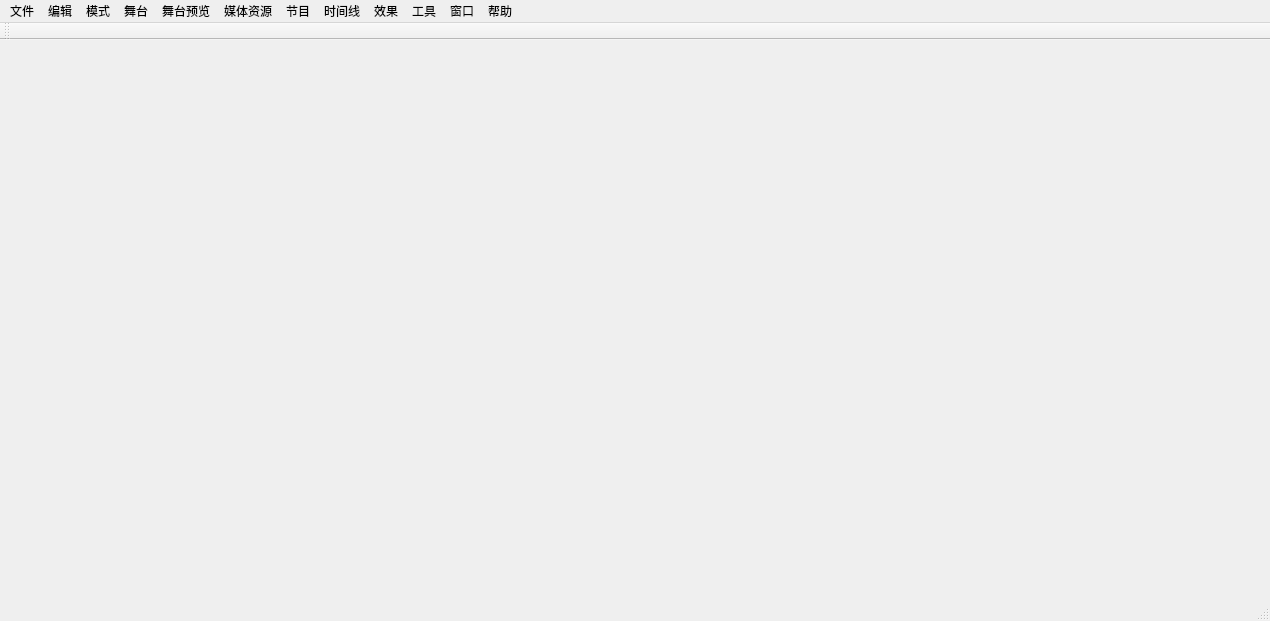
<?xml version="1.0" encoding="UTF-8"?>
<ui version="4.0">
 <class>MainWindow</class>
 <widget class="QMainWindow" name="MainWindow">
  <property name="geometry">
   <rect>
    <x>0</x>
    <y>0</y>
    <width>1270</width>
    <height>621</height>
   </rect>
  </property>
  <property name="windowTitle">
   <string>MainWindow</string>
  </property>
  <widget class="QWidget" name="centralWidget"/>
  <widget class="QMenuBar" name="menuBar">
   <property name="geometry">
    <rect>
     <x>0</x>
     <y>0</y>
     <width>1270</width>
     <height>22</height>
    </rect>
   </property>
   <widget class="QMenu" name="menu">
    <property name="title">
     <string>文件</string>
    </property>
    <widget class="QMenu" name="menu_13">
     <property name="title">
      <string>最近打开节目</string>
     </property>
     <addaction name="actionD_test_png"/>
    </widget>
    <addaction name="action"/>
    <addaction name="action_2"/>
    <addaction name="menu_13"/>
    <addaction name="separator"/>
    <addaction name="action_5"/>
    <addaction name="action_6"/>
    <addaction name="action_7"/>
    <addaction name="separator"/>
    <addaction name="action_9"/>
    <addaction name="action_10"/>
    <addaction name="separator"/>
    <addaction name="action_12"/>
    <addaction name="action_13"/>
    <addaction name="action_14"/>
   </widget>
   <widget class="QMenu" name="menu_2">
    <property name="title">
     <string>编辑</string>
    </property>
    <addaction name="action_15"/>
    <addaction name="action_16"/>
    <addaction name="separator"/>
    <addaction name="action_20"/>
    <addaction name="separator"/>
    <addaction name="action_22"/>
   </widget>
   <widget class="QMenu" name="menu_3">
    <property name="title">
     <string>模式</string>
    </property>
    <widget class="QMenu" name="menu_14">
     <property name="title">
      <string>模式选择</string>
     </property>
     <addaction name="action_30"/>
     <addaction name="action_31"/>
    </widget>
    <widget class="QMenu" name="menu_15">
     <property name="title">
      <string>连接的备端</string>
     </property>
     <addaction name="action_32"/>
     <addaction name="separator"/>
     <addaction name="action_34"/>
    </widget>
    <widget class="QMenu" name="menu_16">
     <property name="title">
      <string>连接的主端</string>
     </property>
     <addaction name="action_35"/>
     <addaction name="separator"/>
     <addaction name="action_37"/>
    </widget>
    <widget class="QMenu" name="menu_17">
     <property name="title">
      <string>备端工程地址</string>
     </property>
     <addaction name="actionC_User_Project"/>
     <addaction name="separator"/>
     <addaction name="action_39"/>
    </widget>
    <widget class="QMenu" name="menu_18">
     <property name="title">
      <string>矩阵</string>
     </property>
     <addaction name="action_40"/>
     <addaction name="action_41"/>
    </widget>
    <widget class="QMenu" name="menu_19">
     <property name="title">
      <string>节目控制模式</string>
     </property>
     <addaction name="action_42"/>
     <addaction name="action_43"/>
    </widget>
    <addaction name="menu_14"/>
    <addaction name="menu_16"/>
    <addaction name="menu_15"/>
    <addaction name="menu_17"/>
    <addaction name="menu_18"/>
    <addaction name="action_27"/>
    <addaction name="separator"/>
    <addaction name="menu_19"/>
   </widget>
   <widget class="QMenu" name="menu_4">
    <property name="title">
     <string>舞台</string>
    </property>
   </widget>
   <widget class="QMenu" name="menu_5">
    <property name="title">
     <string>舞台预览</string>
    </property>
   </widget>
   <widget class="QMenu" name="menu_6">
    <property name="title">
     <string>媒体资源</string>
    </property>
   </widget>
   <widget class="QMenu" name="menu_7">
    <property name="title">
     <string>节目</string>
    </property>
   </widget>
   <widget class="QMenu" name="menu_8">
    <property name="title">
     <string>时间线</string>
    </property>
   </widget>
   <widget class="QMenu" name="menu_9">
    <property name="title">
     <string>效果</string>
    </property>
   </widget>
   <widget class="QMenu" name="menu_10">
    <property name="title">
     <string>工具</string>
    </property>
   </widget>
   <widget class="QMenu" name="menu_11">
    <property name="title">
     <string>窗口</string>
    </property>
   </widget>
   <widget class="QMenu" name="menu_12">
    <property name="title">
     <string>帮助</string>
    </property>
   </widget>
   <addaction name="menu"/>
   <addaction name="menu_2"/>
   <addaction name="menu_3"/>
   <addaction name="menu_4"/>
   <addaction name="menu_5"/>
   <addaction name="menu_6"/>
   <addaction name="menu_7"/>
   <addaction name="menu_8"/>
   <addaction name="menu_9"/>
   <addaction name="menu_10"/>
   <addaction name="menu_11"/>
   <addaction name="menu_12"/>
  </widget>
  <widget class="QToolBar" name="mainToolBar">
   <attribute name="toolBarArea">
    <enum>TopToolBarArea</enum>
   </attribute>
   <attribute name="toolBarBreak">
    <bool>false</bool>
   </attribute>
  </widget>
  <widget class="QStatusBar" name="statusBar"/>
  <action name="action">
   <property name="icon">
    <iconset resource="nvresource.qrc">
     <normaloff>:/images/newFile.png</normaloff>:/images/newFile.png</iconset>
   </property>
   <property name="text">
    <string>新建工程</string>
   </property>
  </action>
  <action name="action_2">
   <property name="icon">
    <iconset resource="nvresource.qrc">
     <normaloff>:/images/open.png</normaloff>:/images/open.png</iconset>
   </property>
   <property name="text">
    <string>打开工程</string>
   </property>
   <property name="shortcut">
    <string>Ctrl+O</string>
   </property>
  </action>
  <action name="action_5">
   <property name="icon">
    <iconset resource="nvresource.qrc">
     <normaloff>:/images/save.png</normaloff>:/images/save.png</iconset>
   </property>
   <property name="text">
    <string>保存工程</string>
   </property>
   <property name="shortcut">
    <string>Ctrl+S</string>
   </property>
  </action>
  <action name="action_6">
   <property name="text">
    <string>工程另存为</string>
   </property>
  </action>
  <action name="action_7">
   <property name="icon">
    <iconset resource="nvresource.qrc">
     <normaloff>:/images/package.png</normaloff>:/images/package.png</iconset>
   </property>
   <property name="text">
    <string>打包工程</string>
   </property>
  </action>
  <action name="action_9">
   <property name="text">
    <string>关闭连接的计算机</string>
   </property>
  </action>
  <action name="action_10">
   <property name="text">
    <string>重启连接的计算机</string>
   </property>
  </action>
  <action name="action_12">
   <property name="text">
    <string>保存为默认布局</string>
   </property>
  </action>
  <action name="action_13">
   <property name="text">
    <string>设置</string>
   </property>
   <property name="shortcut">
    <string>Ctrl+K</string>
   </property>
  </action>
  <action name="action_14">
   <property name="text">
    <string>退出</string>
   </property>
   <property name="shortcut">
    <string>Ctrl+Q</string>
   </property>
  </action>
  <action name="actionD_test_png">
   <property name="text">
    <string>D:/test.png</string>
   </property>
  </action>
  <action name="action_15">
   <property name="icon">
    <iconset resource="nvresource.qrc">
     <normaloff>:/images/undo.png</normaloff>:/images/undo.png</iconset>
   </property>
   <property name="text">
    <string>退回</string>
   </property>
   <property name="shortcut">
    <string>Ctrl+Z</string>
   </property>
  </action>
  <action name="action_16">
   <property name="icon">
    <iconset resource="nvresource.qrc">
     <normaloff>:/images/redo.png</normaloff>:/images/redo.png</iconset>
   </property>
   <property name="text">
    <string>重复上一条命令</string>
   </property>
   <property name="shortcut">
    <string>Ctrl+Y</string>
   </property>
  </action>
  <action name="action_17">
   <property name="text">
    <string>选择所有</string>
   </property>
   <property name="shortcut">
    <string>Ctrl+A</string>
   </property>
  </action>
  <action name="action_20">
   <property name="text">
    <string>选择到最后</string>
   </property>
   <property name="shortcut">
    <string>Ctrl+E</string>
   </property>
  </action>
  <action name="action_22">
   <property name="checkable">
    <bool>true</bool>
   </property>
   <property name="checked">
    <bool>true</bool>
   </property>
   <property name="text">
    <string>对齐</string>
   </property>
  </action>
  <action name="action_27">
   <property name="text">
    <string>备端允许更新</string>
   </property>
  </action>
  <action name="action_30">
   <property name="checkable">
    <bool>true</bool>
   </property>
   <property name="checked">
    <bool>true</bool>
   </property>
   <property name="text">
    <string>主端</string>
   </property>
  </action>
  <action name="action_31">
   <property name="checkable">
    <bool>true</bool>
   </property>
   <property name="text">
    <string>备端</string>
   </property>
  </action>
  <action name="action_32">
   <property name="enabled">
    <bool>false</bool>
   </property>
   <property name="text">
    <string>无备端连接</string>
   </property>
  </action>
  <action name="action_34">
   <property name="text">
    <string>选择已连接的备端</string>
   </property>
  </action>
  <action name="action_35">
   <property name="enabled">
    <bool>false</bool>
   </property>
   <property name="text">
    <string>无主端连接</string>
   </property>
  </action>
  <action name="action_37">
   <property name="text">
    <string>选择已连接的主端</string>
   </property>
  </action>
  <action name="actionC_User_Project">
   <property name="text">
    <string>C:/User/Project</string>
   </property>
  </action>
  <action name="action_39">
   <property name="text">
    <string>选择工程地址</string>
   </property>
  </action>
  <action name="action_40">
   <property name="text">
    <string>设置</string>
   </property>
  </action>
  <action name="action_41">
   <property name="text">
    <string>切换</string>
   </property>
  </action>
  <action name="action_42">
   <property name="text">
    <string>播控模式</string>
   </property>
  </action>
  <action name="action_43">
   <property name="text">
    <string>预监模式</string>
   </property>
  </action>
 </widget>
 <layoutdefault spacing="6" margin="11"/>
 <resources>
  <include location="nvresource.qrc"/>
 </resources>
 <connections/>
</ui>
